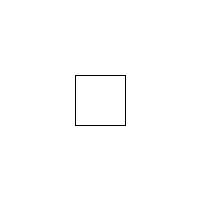
Frame 1 (no input)
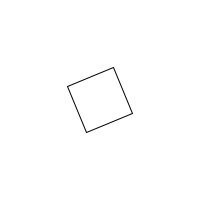
Frame 60 (the mouse pressed at the canvas centre just before this capture)
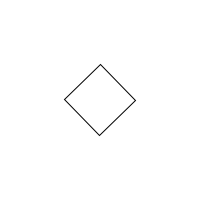
Frame 120 (the mouse held since frame 60 and released just before this capture)

The Processing sketch that drew these frames (run headless with seeded random() and noise(); from frame 60 on, the mouse is pressed at the canvas centre):

// Processing sketch: processing_167343
// ── processing_167343.pde

float r=0;

void setup(){
  //Setting up background size
  size(200,200); 
  //Setting up a white background
  background(255); 
 
}

void draw(){
  
//redraws the background so that shapes are not drawn ontop of old ones
background(255);

    translate(100,100); 
    rotate(r);
    //rectangle will spin around its center
    rect(-25,-25,50,50);
resetMatrix();

r=r+0.02;




}
